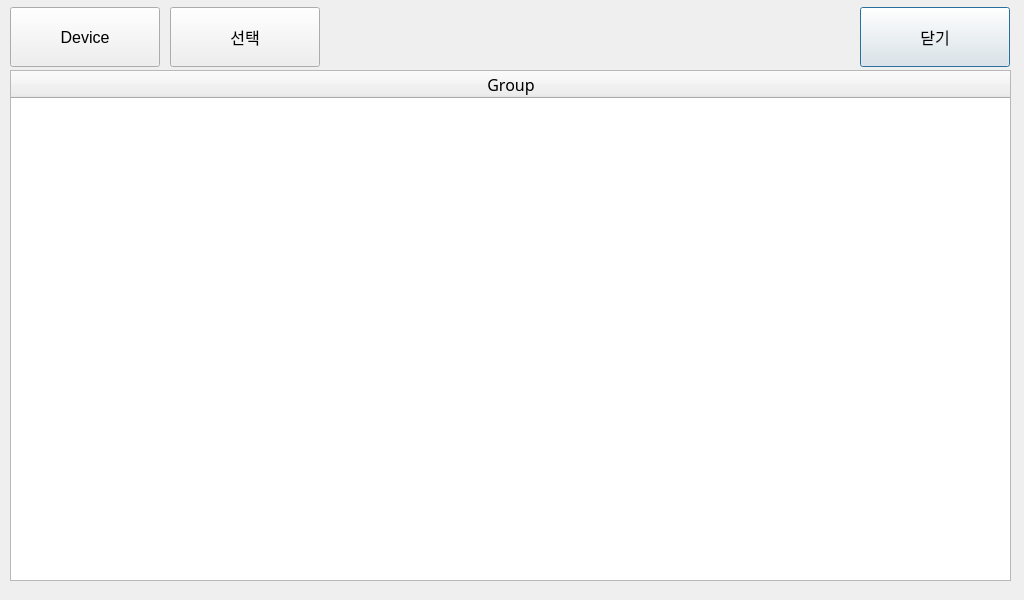
<?xml version="1.0" encoding="UTF-8"?>
<ui version="4.0">
 <class>CGroupSelect</class>
 <widget class="QDialog" name="CGroupSelect">
  <property name="geometry">
   <rect>
    <x>0</x>
    <y>0</y>
    <width>1024</width>
    <height>600</height>
   </rect>
  </property>
  <property name="windowTitle">
   <string>Dialog</string>
  </property>
  <widget class="QPushButton" name="cancel">
   <property name="geometry">
    <rect>
     <x>860</x>
     <y>7</y>
     <width>150</width>
     <height>60</height>
    </rect>
   </property>
   <property name="font">
    <font>
     <pointsize>12</pointsize>
    </font>
   </property>
   <property name="text">
    <string>닫기</string>
   </property>
  </widget>
  <widget class="QPushButton" name="ok">
   <property name="geometry">
    <rect>
     <x>170</x>
     <y>7</y>
     <width>150</width>
     <height>60</height>
    </rect>
   </property>
   <property name="font">
    <font>
     <pointsize>12</pointsize>
    </font>
   </property>
   <property name="text">
    <string>선택</string>
   </property>
  </widget>
  <widget class="QStackedWidget" name="stackedWidget">
   <property name="geometry">
    <rect>
     <x>10</x>
     <y>70</y>
     <width>1004</width>
     <height>521</height>
    </rect>
   </property>
   <property name="currentIndex">
    <number>0</number>
   </property>
   <widget class="QWidget" name="page">
    <widget class="QTableWidget" name="tableGroup">
     <property name="geometry">
      <rect>
       <x>0</x>
       <y>0</y>
       <width>1001</width>
       <height>511</height>
      </rect>
     </property>
     <property name="font">
      <font>
       <family>나눔고딕_코딩</family>
       <pointsize>12</pointsize>
      </font>
     </property>
     <property name="editTriggers">
      <set>QAbstractItemView::NoEditTriggers</set>
     </property>
     <property name="alternatingRowColors">
      <bool>true</bool>
     </property>
     <property name="selectionMode">
      <enum>QAbstractItemView::SingleSelection</enum>
     </property>
     <property name="selectionBehavior">
      <enum>QAbstractItemView::SelectRows</enum>
     </property>
     <property name="sortingEnabled">
      <bool>true</bool>
     </property>
     <attribute name="horizontalHeaderDefaultSectionSize">
      <number>1000</number>
     </attribute>
     <column>
      <property name="text">
       <string>Group</string>
      </property>
      <property name="font">
       <font>
        <family>나눔고딕_코딩</family>
        <pointsize>12</pointsize>
       </font>
      </property>
     </column>
    </widget>
   </widget>
   <widget class="QWidget" name="page_2">
    <widget class="QTableWidget" name="tableDevice">
     <property name="geometry">
      <rect>
       <x>0</x>
       <y>0</y>
       <width>1001</width>
       <height>511</height>
      </rect>
     </property>
     <property name="font">
      <font>
       <family>나눔고딕_코딩</family>
       <pointsize>12</pointsize>
      </font>
     </property>
     <property name="editTriggers">
      <set>QAbstractItemView::NoEditTriggers</set>
     </property>
     <property name="alternatingRowColors">
      <bool>true</bool>
     </property>
     <property name="selectionMode">
      <enum>QAbstractItemView::SingleSelection</enum>
     </property>
     <property name="selectionBehavior">
      <enum>QAbstractItemView::SelectRows</enum>
     </property>
     <property name="sortingEnabled">
      <bool>true</bool>
     </property>
     <attribute name="horizontalHeaderDefaultSectionSize">
      <number>1000</number>
     </attribute>
     <column>
      <property name="text">
       <string>Device</string>
      </property>
      <property name="font">
       <font>
        <family>나눔고딕_코딩</family>
        <pointsize>12</pointsize>
       </font>
      </property>
     </column>
    </widget>
   </widget>
  </widget>
  <widget class="QPushButton" name="btnDeviceSelect">
   <property name="geometry">
    <rect>
     <x>10</x>
     <y>7</y>
     <width>150</width>
     <height>60</height>
    </rect>
   </property>
   <property name="font">
    <font>
     <pointsize>12</pointsize>
    </font>
   </property>
   <property name="text">
    <string>Device</string>
   </property>
  </widget>
 </widget>
 <resources/>
 <connections>
  <connection>
   <sender>cancel</sender>
   <signal>clicked()</signal>
   <receiver>CGroupSelect</receiver>
   <slot>reject()</slot>
   <hints>
    <hint type="sourcelabel">
     <x>599</x>
     <y>554</y>
    </hint>
    <hint type="destinationlabel">
     <x>511</x>
     <y>299</y>
    </hint>
   </hints>
  </connection>
 </connections>
</ui>
